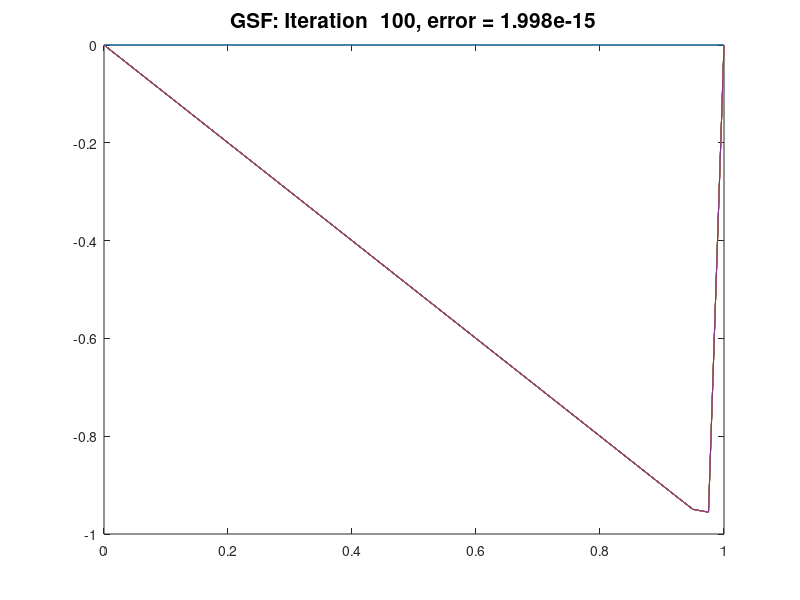
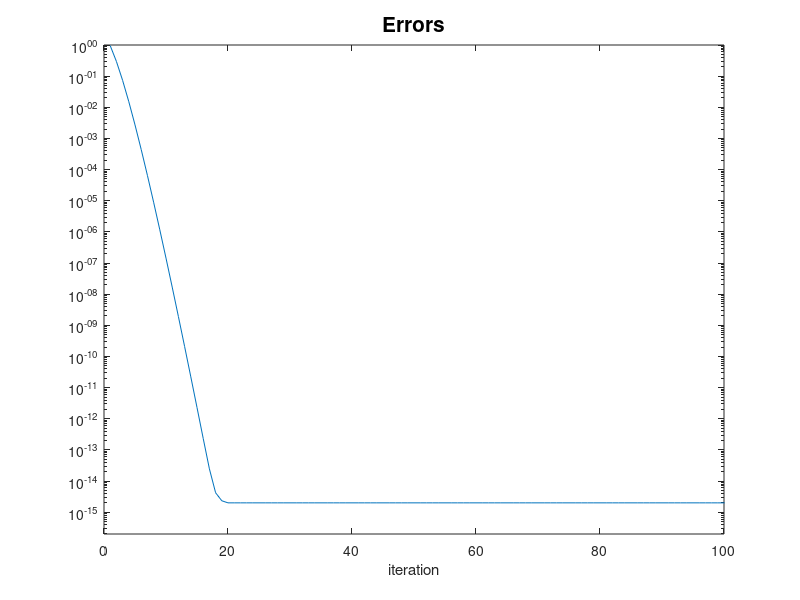

The MATLAB source for these figures, in order:

% Solve 1d BVP obtained by discretizing u''(x) = f(x) 
% with Dirichlet boundary condtions  u(0) = alpha, u(1) = beta
% Discretized using centered difference.
%
% Compare matrix splitting methods:  Jacobi, Gauss-Seidel, and SOR
%
% From  http://www.amath.washington.edu/~rjl/fdmbook/  (2007)

method = 'GSF';   % 'Jacobi' or 'GS' or 'SOR'
nplot = 10;          % iterate u is plotted every nplot iterations
maxiter = 100;        % number of iterations to take

m = 39;
ax = 0;
bx = 1;
alpha = 0;
beta = 0;
epsilon = 0.0005;
a = 1;
f = @(x) ones(size(x));   % f(x) = 1

h = (bx-ax) / (m+1);
x = linspace(ax, bx, m+2)';

% determine exact solution to linear system by setting up
% system Au = f and solving with backslash:
e = ones(m+2,1);

A2 = epsilon/h^2 * spdiags([e -2*e e], [-1 0 1], m+2, m+2);
A1 = a/h * spdiags([-e e], [-1 0], m+2, m+2);
A = A2 - A1;
A(1,1:2) = [1 0];
A(m+2,m+1:m+2) = [0 1];
rhs = f(x);
rhs(1) = alpha;
rhs(m+2) = beta;
ustar = A\rhs;


% Decompose A = DA - LA - UA:
DA = diag(diag(A));   % diagonal part of A
LA = DA - tril(A);    % strictly lower triangular part of A (negated)
UA = DA - triu(A);    % strictly upper triangular part of A (negated)

% set up iteration matrix:
switch method
   case 'Jacobi'
      M = DA;
      N = LA + UA;
   case 'GSF'
      M = DA - LA;
      N = UA;
   case 'GSB'
      M = DA - UA;
      N = LA;
   case 'SOR'
      % use optimal omega for this problem:
      omega = 2 / (1 + sin(pi*h));
      %omega = 1.8;
      M = 1/omega * (DA - omega*LA);
      N = 1/omega * ((1-omega)*DA + omega*UA);
   end


u = zeros(size(x));   % initial guess for iteration

figure(1)
clf
plot(x,ustar,'r')
hold on
plot(x,u)

error = nan(maxiter+1,1);
error(1) = max(abs(u-ustar));


% Iteration:
% ----------


for iter=1:maxiter

   u = M \ (N*u + rhs);
      
   error(iter+1) = max(abs(u-ustar));
   if mod(iter,nplot)==0
      % plot u every nplot iterations
      plot(x,u)
      title(sprintf('%s: Iteration %4i, error = %9.3e',...
             method,iter,error(iter+1)),'FontSize',15)
      drawnow
      pause(.1)
      end
   end

% plot errors vs. iteration:
figure(2)
semilogy(error)
axis([0 maxiter min(error)/10 1])
title('Errors','FontSize',15)
xlabel('iteration')
hold on

% compute spectral radius of iteration matrix G:
G = M\N;
rhoG = max(abs(eig(full(G))));
disp(sprintf('Spectral radius of G for %s is %5f',method,rhoG))

